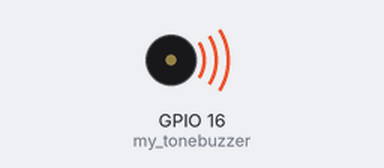
Recording of a program running on a simulated Raspberry Pi (BCM pin numbers). Parts: buzzer (waves = sounding).

Above: at 0.1 s.
Timing chart, 0 to 1.6 s (numbered marks = the images above):
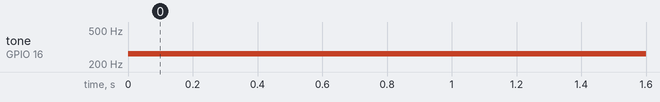

The program:

buzzer.py
```python
import RPi.GPIO as GPIO
from gpiozero import Buzzer
from gpiozero import TonalBuzzer
from gpiozero.tones import Tone

from signal import pause
from time import sleep


## buzzer on GPIO16
# my_buzzer = Buzzer(16)
my_tonebuzzer = TonalBuzzer(16)
# my_tonebuzzer.play(540.0)
melody=['C4','D4','E4','F4','G4','A4','B4','C5']
i=0
while True:
    i=0
    my_tonebuzzer.play(melody[i])
    sleep(0.125)
    i=i+1

# my_tonebuzzer.play(Tone("A4"))
# my_tonebuzzer.play(Tone(220.0))
# my_tonebuzzer.play(Tone(60))
# my_tonebuzzer.play("A4")
```

Measured:
- by itself, tone on GPIO 16 (my_tonebuzzer): silent → 262 Hz at 0.00 s
